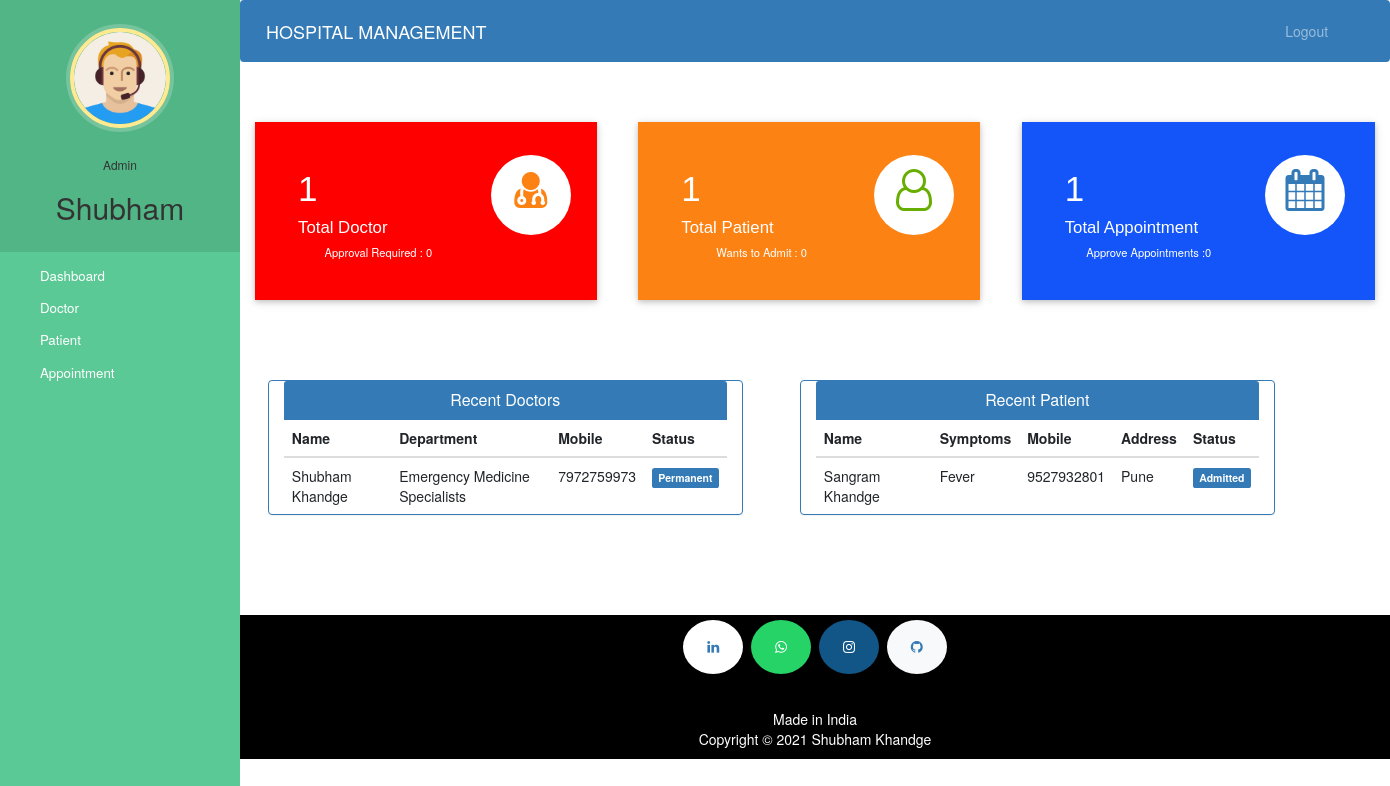
Page /admin-dashboard (signed in) on the committed database.
### hospital/models.py (models this page shows, shortened)
class Doctor(models.Model):
    user=models.OneToOneField(User,on_delete=models.CASCADE)
    profile_pic= models.ImageField(upload_to='profile_pic/DoctorProfilePic/',null=True,blank=True)
    address = models.CharField(max_length=40)
    mobile = models.CharField(max_length=20,null=True)
    department= models.CharField(max_length=50,choices=departments,default='Cardiologist')
    status=models.BooleanField(default=False)
    @property
    def get_name(self):
        return self.user.first_name+" "+self.user.last_name

class Patient(models.Model):
    user=models.OneToOneField(User,on_delete=models.CASCADE)
    profile_pic= models.ImageField(upload_to='profile_pic/PatientProfilePic/',null=True,blank=True)
    address = models.CharField(max_length=40)
    mobile = models.CharField(max_length=20,null=False)
    symptoms = models.CharField(max_length=100,null=False)
    assignedDoctorId = models.PositiveIntegerField(null=True)
    admitDate=models.DateField(auto_now=True)
    status=models.BooleanField(default=False)
    @property
    def get_name(self):
        return self.user.first_name+" "+self.user.last_name

### hospital/views.py (the view)
# urls.py: path('admin-dashboard', views.admin_dashboard_view,name='admin-dashboard'),
@login_required(login_url='adminlogin')
@user_passes_test(is_admin)
def admin_dashboard_view(request):
    doctors=models.Doctor.objects.all().order_by('-id')
    patients=models.Patient.objects.all().order_by('-id')
    doctorcount=models.Doctor.objects.all().filter(status=True).count()
    pendingdoctorcount=models.Doctor.objects.all().filter(status=False).count()
    patientcount=models.Patient.objects.all().filter(status=True).count()
    pendingpatientcount=models.Patient.objects.all().filter(status=False).count()
    appointmentcount=models.Appointment.objects.all().filter(status=True).count()
    pendingappointmentcount=models.Appointment.objects.all().filter(status=False).count()
    mydict={
    'doctors':doctors,
    'patients':patients,
    'doctorcount':doctorcount,
    'pendingdoctorcount':pendingdoctorcount,
    'patientcount':patientcount,
    'pendingpatientcount':pendingpatientcount,
    'appointmentcount':appointmentcount,
    'pendingappointmentcount':pendingappointmentcount,
    }
    return render(request,'hospital/admin_dashboard.html',context=mydict)

### hospital/views.py (called while the page is built)
def is_admin(user):
    return user.groups.filter(name='ADMIN').exists()

### templates/hospital/admin_dashboard.html
{% extends 'hospital/admin_base.html' %}
{% load static %}
{% block content %}
{%include 'hospital/admin_dashboard_cards.html'%}
<br><br><br><br>
<div class="container">
  <div class="row">
    <div class="panel panel-primary col-md-5" style="margin-left:2%;">
      <div class="panel-heading" style="text-align:center;">
        <h6 class="panel-title">Recent Doctors</h6>
      </div>
      <table class="table table-hover" id="dev-table">
        <thead>
          <tr>
            <th>Name</th>
            <th>Department</th>
            <th>Mobile</th>
            <th>Status</th>
          </tr>
        </thead>
        {% for d in doctors %}
        <tr>
          <td> {{d.get_name}}</td>
          <td>{{d.department}}</td>
          <td>{{d.mobile}}</td>
          {%if d.status%}
          <td> <span class="label label-primary">Permanent</span></td>
          {% else %}
          <td> <span class="label label-success">On Hold</span></td>
          {% endif %}
        </tr>
        {% endfor %}
      </table>
    </div>
    <div class="panel panel-primary col-md-5" style="margin-left:5%;">
      <div class="panel-heading" style="text-align:center;">
        <h6 class="panel-title">Recent Patient</h6>
      </div>
      <table class="table table-hover" id="dev-table">
        <thead>
          <tr>
            <th>Name</th>
            <th>Symptoms</th>
            <th>Mobile</th>
            <th>Address</th>
            <th>Status</th>
          </tr>
        </thead>
        {% for p in patients %}
        <tr>
          <td> {{p.get_name}}</td>
          <td>{{p.symptoms}}</td>
          <td>{{p.mobile}}</td>
          <td>{{p.address}}</td>
          {%if p.status%}
          <td> <span class="label label-primary">Admitted</span></td>
          {% else %}
          <td> <span class="label label-success">On Hold</span></td>
          {% endif %}
        </tr>
        {% endfor %}
      </table>
    </div>
  </div>
</div>
{% endblock content %}

### templates/hospital/admin_base.html (shortened to what this page needs)
<!DOCTYPE html>
{% load static %}
<html lang="en">
<head>
  <link rel="stylesheet" href="https://stackpath.bootstrapcdn.com/bootstrap/4.3.1/css/bootstrap.min.css">
  <link rel="stylesheet" href="https://maxcdn.bootstrapcdn.com/font-awesome/4.7.0/css/font-awesome.min.css">
  <link rel="stylesheet" href="{% static '/style.css' %}">
</head>
<body>
  <nav class="menu" tabindex="0">
    <header class="avatar">
      <img src="{% static "images/adminpropic.png" %}" />
      <br><br>
      <h6>Admin</h6>
      <h2>{{request.user.first_name}}</h2>
    </header>
    <ul>
      <li tabindex="0" class="icon-dashboard"> <a style="color:white; text-decoration:none;" href="/admin-dashboard"><span>Dashboard</span></a> </li>
      <li tabindex="0" class="icon-customers"> <a style="color:white; text-decoration:none;" href="/admin-doctor"><span>Doctor</span></a></li>
      <li tabindex="0" class="icon-users"> <a style="color:white; text-decoration:none;" href="/admin-patient"><span>Patient</span></a></li>
      <li tabindex="0" class="icon-calendar"> <a style="color:white; text-decoration:none;" href="/admin-appointment"><span>Appointment</span></a></li>
    </ul>
  </nav>
  <main>
    <div class="bs-example">
      <nav class="navbar navbar-expand-md  navbar-dark fixed-top" style="background:#337AB7;">
        <a href="/admin-dashboard" class="navbar-brand">HOSPITAL MANAGEMENT</a>
        <div class="collapse navbar-collapse justify-content-between" id="navbarCollapse">
          <div class="navbar-nav" style=" margin-left: 90%;">
            <a href="/logout" class="nav-item nav-link">Logout</a>
          </div>
        </div>
      </nav>
    </div>
    <br><br>
    {% block content %}
    {% endblock content %}
    <br><br><br><br>
    <footer>
      <p>
        <a id="ftr" href="https://linkedin.com/in/shubham-khandge-59aa03184" class="fa fa-linkedin bg-white"></a>
        <a id="ftr" href="https://api.whatsapp.com/send?phone=917972759973&text=Hello%20Shubham.%0d%0aHow%20are%20you%20%3f%0d%0aI%20came%20from%20your%20website.&source=&data=#" class="fa fa-whatsapp"></a>
        <a id="ftr" href="https://instagram.com/_its_shubhyaa_" class="fa fa-instagram"></a>
        <a id="ftr" href="https://github.com/Shubhamkhandge" class="fa fa-github bg-light"></a>
      </p>
      <br>
      <div class="container">
        <div class="row">
          <div class="col-md-12 col-sm-12">
            <div style="color:#ffffff;" class="wow fadeInUp footer-copyright">
              <p>Made in India <br>
                Copyright &copy; 2021 Shubham Khandge </p>
            </div>
          </div>
        </div>
      </div>
    </footer>
  </main>
</body>
</html>

### templates/hospital/admin_dashboard_cards.html (shortened to what this page needs)
<!DOCTYPE html>
<html lang="en" dir="ltr">
<head>
  <link rel="stylesheet" href="https://maxcdn.bootstrapcdn.com/bootstrap/3.4.1/css/bootstrap.min.css">
  <link rel="stylesheet" href="https://cdnjs.cloudflare.com/ajax/libs/font-awesome/4.7.0/css/font-awesome.min.css">
</head>
<body>
  <div class="market-updates">
    <div class="col-md-4 market-update-gd">
      <div class="market-update-block clr-block-1">
        <div class="col-md-8 market-update-left">
          <h3>{{doctorcount}}</h3>
          <h4>Total Doctor</h4>
          <p>Approval Required : {{pendingdoctorcount}}</p>
        </div>
        <div class="col-md-4 market-update-right">
          <i class="fa fa-user-md"></i>
        </div>
        <div class="clearfix"> </div>
      </div>
    </div>
    <div class="col-md-4 market-update-gd">
      <div class="market-update-block clr-block-2">
        <div class="col-md-8 market-update-left">
          <h3>{{patientcount}}</h3>
          <h4>Total Patient</h4>
          <p>Wants to Admit : {{pendingpatientcount}}</p>
        </div>
        <div class="col-md-4 market-update-right">
          <i class="fa fa-user-o"></i>
        </div>
        <div class="clearfix"> </div>
      </div>
    </div>
    <div class="col-md-4 market-update-gd">
      <div class="market-update-block clr-block-3">
        <div class="col-md-8 market-update-left">
          <h3>{{appointmentcount}}</h3>
          <h4>Total Appointment</h4>
          <p>Approve Appointments :{{pendingappointmentcount}} </p>
        </div>
        <div class="col-md-4 market-update-right">
          <i class="fa fa-calendar"> </i>
        </div>
        <div class="clearfix"> </div>
      </div>
    </div>
  </div>
</body>
</html>

### static/style.css (style rules this page uses)
body { padding-left: 240px; }
main { position: relative; height: 100vh; }
.menu { background: #5bc995; height: 100vh; width: 240px; position: fixed; top: 0px; left: 0; z-index: 5; outline: none; }
.menu .avatar { background: rgba(0, 0, 0, 0.1); padding: 2em 0.5em; text-align: center; }
.menu .avatar img { width: 100px; border-radius: 50%; overflow: hidden; border: 4px solid #ffea92; box-shadow: 0 0 0 4px rgba(255, 255, 255, 0.2); }
.menu .avatar h2 { font-weight: normal; margin-bottom: 0; }
.menu ul { list-style: none; padding: 0.5em 0; margin: 0; }
.menu ul li { padding: 0.5em 1em 0.5em 3em; font-size: 0.95em; font-weight: regular; background-repeat: no-repeat; background-position: left 15px center; background-size: auto 20px; transition: all 0.15s linear; cursor: pointer; }
.menu ul li.icon-dashboard { background-image: url("http://www.entypo.com/images//gauge.svg"); }
.menu ul li.icon-customers { background-image: url("http://www.entypo.com/images//briefcase.svg"); }
.menu ul li.icon-users { background-image: url("http://www.entypo.com/images//users.svg"); }
.menu ul li.icon-calendar { background-image: url("http://www.entypo.com/images//calendar.svg"); }

### templates/hospital/admin_base.html (style rules this page uses)
a:link { text-decoration: none; }
a { color: white; }
footer { padding: 0px 0px 0px 0px; background-color: black; margin: 0px; }
#ftr { padding: 20px; }
.fa { font-size: 23px; width: 60px; text-align: center; text-decoration: none; margin: 5px 2px; border-radius: 50%; }
.fa-whatsapp { background: #25d366; color: white; }
.fa-instagram { background: #125688; color: white; }
p { text-align: center; }
body { padding-left: 240px; }
main { position: relative; height: 100vh; }
.menu { background: #5bc995; height: 100vh; width: 240px; position: fixed; top: 0px; left: 0; z-index: 5; outline: none; }
.menu .avatar { background: rgba(0, 0, 0, 0.1); padding: 2em 0.5em; text-align: center; }
.menu .avatar img { width: 100px; border-radius: 50%; overflow: hidden; border: 4px solid #ffea92; box-shadow: 0 0 0 4px rgba(255, 255, 255, 0.2); }
.menu .avatar h2 { font-weight: normal; margin-bottom: 0; }
.menu ul { list-style: none; padding: 0.5em 0; margin: 0; }
.menu ul li { padding: 0.5em 1em 0.5em 3em; font-size: 0.95em; font-weight: regular; background-repeat: no-repeat; background-position: left 15px center; background-size: auto 20px; transition: all 0.15s linear; cursor: pointer; }
.menu ul li.icon-dashboard { background-image: url("http://www.entypo.com/images//gauge.svg"); }
.menu ul li.icon-customers { background-image: url("http://www.entypo.com/images//briefcase.svg"); }
.menu ul li.icon-users { background-image: url("http://www.entypo.com/images//users.svg"); }
.menu ul li.icon-calendar { background-image: url("http://www.entypo.com/images//calendar.svg"); }

### rows in the picture
Doctor: get_name "Shubham Khandge", department "Emergency Medicine Specialists", mobile "7972759973", status "Permanent"
Patient: get_name "Sangram Khandge", symptoms "Fever", mobile "9527932801", address "Pune", status "Admitted"

### other values in the picture
{{ request.user.first_name }} "Shubham"
{{ doctorcount }} "1"
{{ pendingdoctorcount }} "0"
{{ patientcount }} "1"
{{ pendingpatientcount }} "0"
{{ appointmentcount }} "1"
{{ pendingappointmentcount }} "0"
